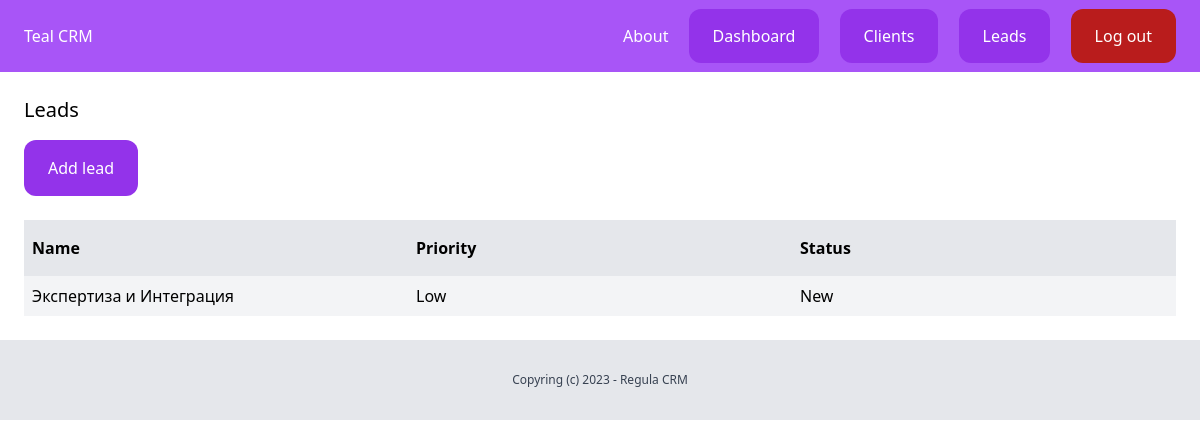
Screenshot of /dashboard/leads/ (signed in) with the database file from the repository.
### lead/models.py (models this page shows, shortened)
class Lead(models.Model):
    LOW='low'
    MEDIUM='medium'
    HIGH='high'
    CHOICES_PRIORITY=(
        (LOW, 'Low'),
        (MEDIUM, 'Medium'),
        (HIGH, "High"),
    )
    NEW = 'new'
    CONTACTED= 'contacted'
    WON = 'won'
    LOST = 'lost'
    CHOICES_STATUS = (
        (NEW, 'New'),
        (CONTACTED, 'Contacted'),
        (WON, 'Won'),
        (LOST, 'Lost'),
    )
    name=models.CharField(max_length=255)
    email=models.EmailField()
    description=models.TextField(blank=True, null=True)
    priority=models.CharField(max_length=10, choices=CHOICES_PRIORITY, default=MEDIUM)
    status=models.CharField(max_length=10, choices=CHOICES_STATUS, default=NEW)
    converted_to_client=models.BooleanField(default=False)
    create_by=models.ForeignKey(User, related_name='leads', on_delete=models.CASCADE)
    create_at=models.DateTimeField(auto_now_add=True)
    modified_at=models.DateTimeField(auto_now=True)

### lead/views.py (the view)
# urls.py: path('', views.leads_list, name='leads_list'),
@login_required
def leads_list(request):
    leads = Lead.objects.filter(create_by=request.user, converted_to_client=False)
    return render(request, 'lead/leads_list.html', {
        'leads':leads
    })

### lead/templates/lead/leads_list.html (shortened to what this page needs)
{%extends 'core/base.html'%}
{%block content%}
    <div class="py-6 px-6 ">
        <h1 class="mb-4 text-xl">Leads</h1>
        <a href="{% url 'add_lead' %}" class=" inline-block py-4 px-6 bg-purple-600 rounded-xl text-white ">Add lead</a>
        {%if leads%}
            <div class="mt-6 flex justify-between">
                <p class ="py-4 px-2 bg-gray-200 font-semibold w-full">Name</p>
                <p class ="py-4 px-2 bg-gray-200 font-semibold w-full">Priority</p>
                <p class ="py-4 px-2 bg-gray-200 font-semibold w-full">Status</p>
            </div>
            {%for lead in leads%}
                <div class="flex justify-between">
                    <p class="py-2 px-2 w-full {% cycle 'bg-gray-100' ''%}">
                        <a href="{%url 'leads_detail' lead.id%}">{{lead.name}}</a>
                    </p>
                    <p class="py-2 px-2 w-full {% cycle 'bg-gray-100' ''%}">{{lead.get_priority_display}}</p>
                    <p class="py-2 px-2 w-full {% cycle 'bg-gray-100' ''%}">{{lead.get_status_display}}</p>
                </div>
            {%endfor%}
        {%else%}
            <p class="mt-5 px-2">There are no leads in the database yet...</p>
        {%endif%}
    </div>
{%endblock%}

### rows the page displays
Lead: name "Экспертиза и Интеграция", priority "Low", status "New"
